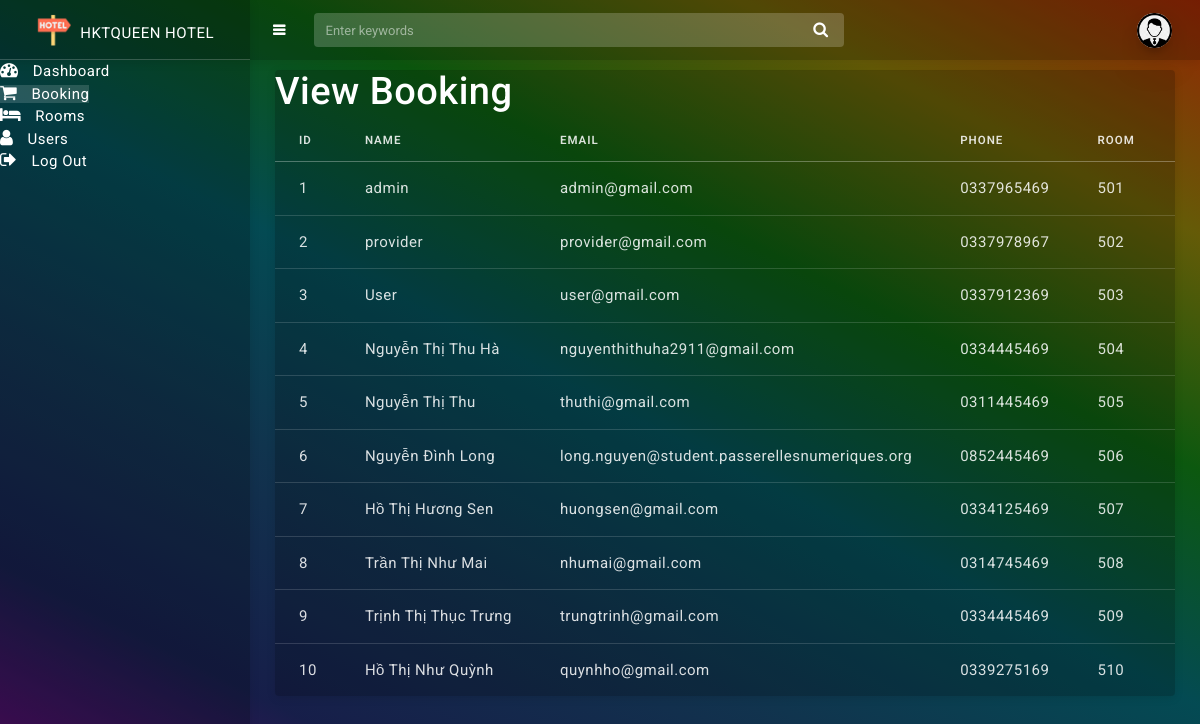
/src/Old/admin_PHP/booking.php, run on the app's committed database.
### tables this page shows
CREATE TABLE IF NOT EXISTS `roombooks` (
    `roombook_id` INT(11) NOT NULL AUTO_INCREMENT,
    `user_id` INT(11) NOT NULL,
    `room_id` INT(11) NOT NULL,
    `phone` VARCHAR(255) NOT NULL,
    `arrive` DATE NOT NULL,
    `depart` DATE NOT NULL,
    `status` text NOT NULL,
    `payment` CHAR(10) NOT NULL,
    PRIMARY KEY (`roombook_id`),
    FOREIGN KEY(user_id) REFERENCES `users`(user_id) on delete cascade on update cascade,
    FOREIGN KEY(room_id) REFERENCES `rooms`(room_id) on delete cascade on update cascade
);

CREATE TABLE IF NOT EXISTS `users` (
    `user_id` INT(11) NOT NULL AUTO_INCREMENT,
    `name` VARCHAR(255) NOT NULL,
    `email` VARCHAR(255) NOT NULL,
    `password` VARCHAR(255) NOT NULL,
    `code` mediumint(50) NOT NULL,
    `status` text NOT NULL, 
    `role` VARCHAR(255) NOT NULL,
    PRIMARY KEY (`user_id`)
);

CREATE TABLE IF NOT EXISTS `rooms` (
    `room_id` INT(11) NOT NULL AUTO_INCREMENT,
    `roomtype_id` INT(11) NOT NULL,
    `noroom` INT(11) NOT NULL,
    `img` VARCHAR(255) NOT NULL,
    `status` VARCHAR(255) NOT NULL default "available",
    `phone` VARCHAR(255) NOT NULL,
    PRIMARY KEY (`room_id`),
    FOREIGN KEY (`roomtype_id`) REFERENCES `roomtypes`(`roomtype_id`) on delete cascade on update cascade
);

### src/Old/admin_PHP/config.php (called while the page is built, shortened)
<?php
	class Rooms
	{
		private $servername = "localhost";
		private $username   = "root";
		private $password   = "";
		private $database   = "db_hotel";
		public function __construct()
		{
		    $this->con = new mysqli($this->servername, $this->username,$this->password,$this->database);
		    if(mysqli_connect_error()) {
			 trigger_error("Failed to connect to MySQL: " . mysqli_connect_error());
		    }else{
			return $this->con;
		    }
		}
		}
?>

### src/Old/admin_PHP/booking.php (the view, shortened to what this page needs)
<?php
require_once "config.php";
error_reporting(0); ?>
<!DOCTYPE html>
<html lang="en">
<head>
    <link href="assets/css/bootstrap.min.css" rel="stylesheet" />
    <link href="assets/css/animate.css" rel="stylesheet" type="text/css" />
    <link href="assets/css/sidebar-menu.css" rel="stylesheet" />
    <link href="assets/css/app-style.css" rel="stylesheet" />
    <link rel="stylesheet" href="https://stackpath.bootstrapcdn.com/font-awesome/4.7.0/css/font-awesome.min.css">
</head>
<body class="bg-theme bg-theme1">
    <div id="wrapper">
        <div id="sidebar-wrapper" data-simplebar="" data-simplebar-auto-hide="true">
            <div class="brand-logo">
                <a href="index.php">
                    <img src="assets/images/logo.png" class="logo-icon" alt="logo icon">
                    <h5 class="logo-text">HKTQueen Hotel</h5>
                </a>
            </div>
            <ul class="sidebar-menu do-nicescrol">
                <li>
                    <a href="index.php">
                        <i class="fa fa-tachometer" aria-hidden="true"></i> <span>Dashboard</span>
                    </a>
                </li>
                <li>
                    <a href="booking.php">
                        <i class="fa fa-shopping-cart" aria-hidden="true"></i> <span>Booking</span>
                    </a>
                </li>
                <li>
                    <a href="rooms.php">
                        <i class="fa fa-bed" aria-hidden="true"></i> <span>Rooms</span>
                    </a>
                </li>
                <li>
                    <a href="users.php">
                        <i class="fa fa-user" aria-hidden="true"></i> <span>Users</span>
                    </a>
                </li>
                <li>
                    <a href="./signup-form/login-user.php" target="_blank">
                        <i class="fa fa-sign-out" aria-hidden="true"></i> <span>Log Out</span>
                    </a>
                </li>
            </ul>
        </div>
        <header class="topbar-nav">
            <nav class="navbar navbar-expand fixed-top">
                <ul class="navbar-nav mr-auto align-items-center">
                    <li class="nav-item">
                        <a class="nav-link toggle-menu" href="javascript:void();">
                            <i class="menu-icon fa fa-bars"></i>
                        </a>
                    </li>
                    <li class="nav-item">
                        <form class="search-bar">
                            <input type="text" class="form-control" placeholder="Enter keywords">
                            <a href="javascript:void();"><i class="fa fa-search"></i></a>
                        </form>
                    </li>
                </ul>
                <ul class="navbar-nav align-items-center right-nav-link">
                    <li class="nav-item">
                        <a class="nav-link dropdown-toggle dropdown-toggle-nocaret" data-toggle="dropdown" href="#">
                            <span class="user-profile"><img src="assets/images/user.png" class="img-circle" alt="user avatar"></span>
                        </a>
                    </li>
                </ul>
            </nav>
        </header>
            <div class="content-wrapper">
                <div class="container-fluid">
                    <div class="row">
                        <div class="col-12 col-lg-12">
                            <div class="card">
                            <h2>View Booking</h2>
                                <div class="table-responsive">
                                    <table class="table align-items-center table-flush table-borderless table-hover">
                                            <thead>
                                                <tr>
                                                <th>ID</th>
                                                <th>Name</th>
                                                <th>Email</th>
                                                <th>Phone</th>
                                                <th>Room</th>
                                                <th>Arrive</th>
                                                </tr>
                                            </thead>
                                            <tbody>
                                                <?php
                                                    $roomObj = new Rooms();
                                                    $result=mysqli_query($roomObj->con, "SELECT * FROM roombooks");
                                                    while ($row=mysqli_fetch_assoc($result)) {
                                                        $user_id = $row['user_id'];
                                                        $query = mysqli_query($roomObj->con, "SELECT * FROM users WHERE user_id = $user_id");
                                                        if(mysqli_num_rows($query) > 0) {
                                                            $fetch = mysqli_fetch_assoc($query);
                                                            $room_id = $row['room_id'];
                                                            $query2 = mysqli_query($roomObj->con, "SELECT * FROM rooms WHERE room_id = $room_id");
                                                            if(mysqli_num_rows($query2) > 0) {
                                                                $fetch2 = mysqli_fetch_assoc($query2);
                                                                ?>
                                                                    <tr>
                                                                        <td><?php echo $row['roombook_id'] ?></td>
                                                                        <td><?php echo $fetch['name'] ?></td>
                                                                        <td><?php echo $fetch['email'] ?></td>
                                                                        <td><?php echo $row['phone'] ?></td>
                                                                        <td><?php echo $fetch2['noroom'] ?></td>
                                                                        <td><?php echo $row['arrive'] ?></td>
                                                                    </tr>
                                                                <?php
                                                            }
                                                        }
                                                    }
                                                ?>
                                            </tbody>
                                        </table>
                                </div>
                            </div>
                        </div>
                    </div>
                </div>
            </div>
    </div>
</body>
</html>

### src/admin/assets/css/sidebar-menu.css (style rules this page uses)
.sidebar-menu { list-style: none; margin: 0; padding: 0; background-color: transparent; }
.sidebar-menu>li { position: relative; margin: 0; padding: 0; }
.sidebar-menu>li:hover>.a, .sidebar-menu>li.active>a { color: #ffffff; background: rgba(255, 255, 255, 0.15); border-left-color: #ffffff; }

### data on the page
roombooks: roombook_id "1", user.name "admin", user.email "admin@gmail.com", phone "0337965469", room.noroom "501"
roombooks: roombook_id "2", user.name "provider", user.email "provider@gmail.com", phone "0337978967", room.noroom "502"
roombooks: roombook_id "3", user.name "User", user.email "user@gmail.com", phone "0337912369", room.noroom "503"
roombooks: roombook_id "4", user.name "Nguyễn Thị Thu Hà", user.email "nguyenthithuha2911@gmail.com", phone "0334445469", room.noroom "504"
roombooks: roombook_id "5", user.name "Nguyễn Thị Thu", user.email "thuthi@gmail.com", phone "0311445469", room.noroom "505"
roombooks: roombook_id "6", user.name "Nguyễn Đình Long", user.email "long.nguyen@student.passerellesnumeriques.org", phone "0852445469", room.noroom "506"
roombooks: roombook_id "7", user.name "Hồ Thị Hương Sen", user.email "huongsen@gmail.com", phone "0334125469", room.noroom "507"
roombooks: roombook_id "8", user.name "Trần Thị Như Mai", user.email "nhumai@gmail.com", phone "0314745469", room.noroom "508"
roombooks: roombook_id "9", user.name "Trịnh Thị Thục Trưng", user.email "trungtrinh@gmail.com", phone "0334445469", room.noroom "509"
roombooks: roombook_id "10", user.name "Hồ Thị Như Quỳnh", user.email "quynhho@gmail.com", phone "0339275169", room.noroom "510"
